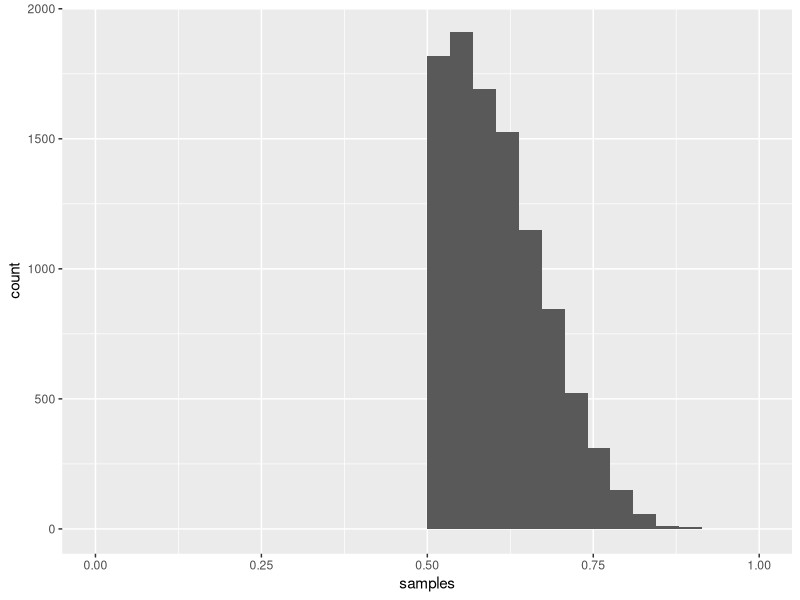
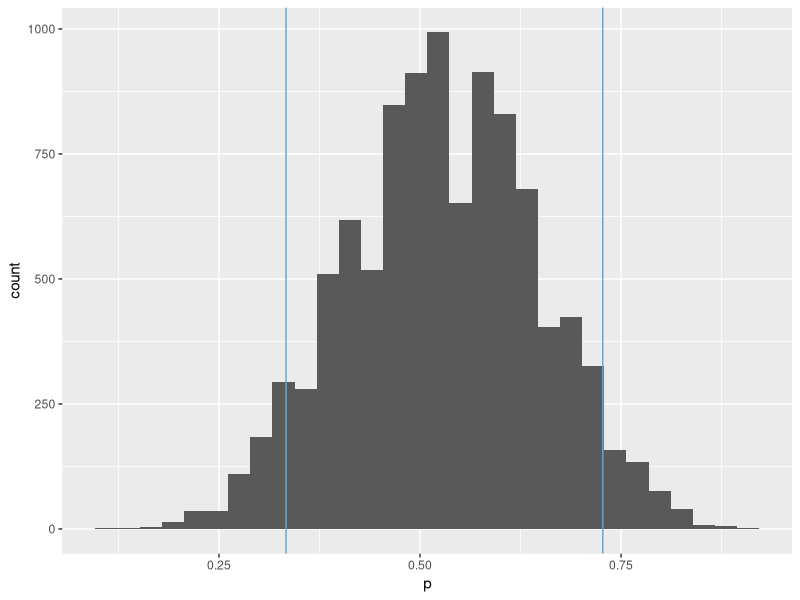
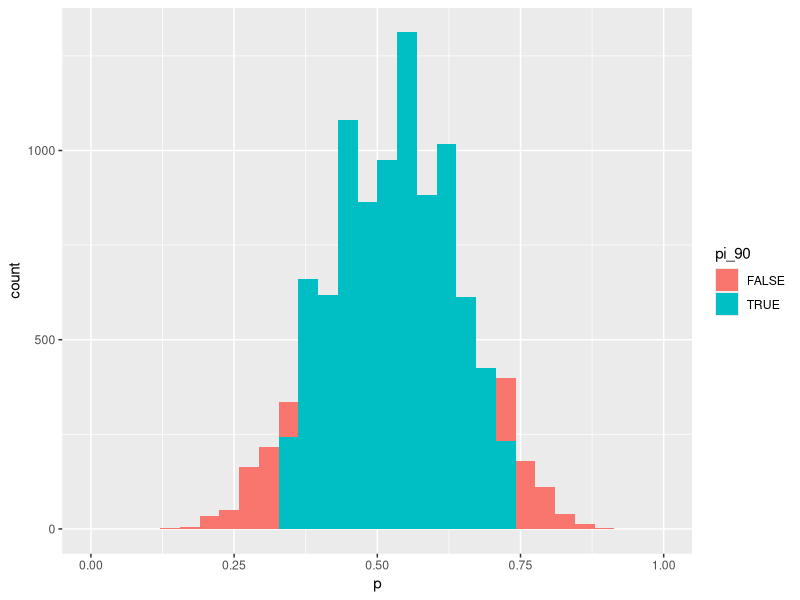
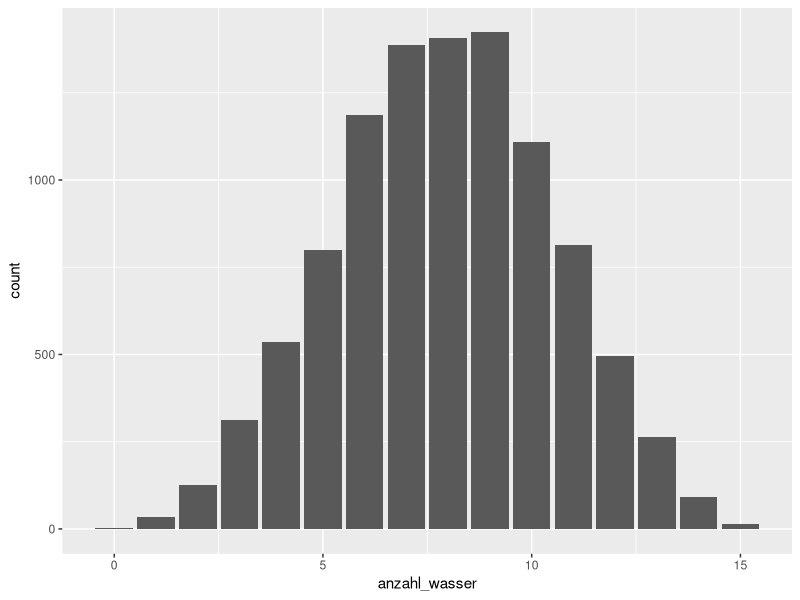
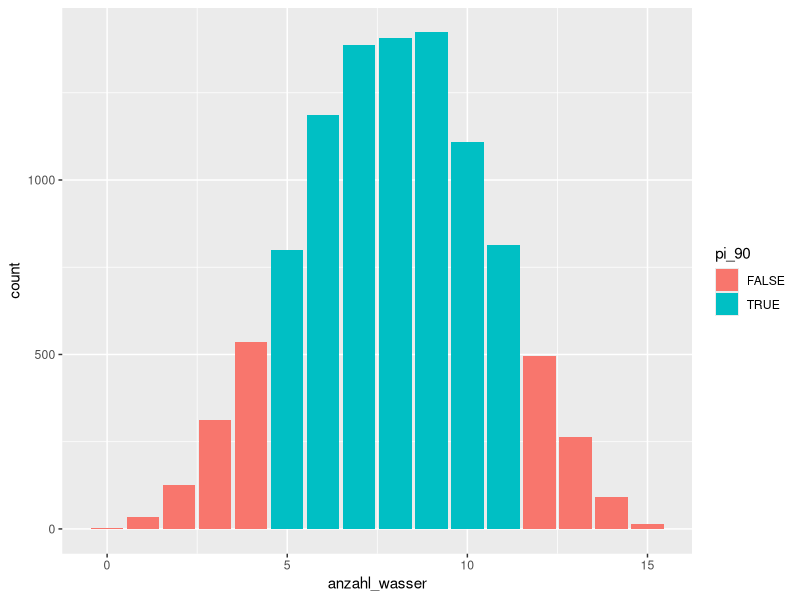

Write R code to recreate these figures, in order.
## ---- chunk 1
library(tidyverse)
## ---- chunk 2
p_grid <- seq( from=0 , to=1 , length.out=1000 ) # Gitterwerte
prior <- rep( 1 , 1000 ) # Priori-Gewichte
likelihood <- dbinom( 6 , size=9 , prob=p_grid )
unstandardisierte_posterior <- likelihood * prior
posterior <- unstandardisierte_posterior / sum(unstandardisierte_posterior)
## ---- chunk 3
# um die Zufallszahlen festzulegen, damit alle die gleichen Zufallswerte bekommen:
set.seed(100)
# Stichproben ziehen aus der Posteriori-Verteilung
samples <-
 tibble(
 p = sample( p_grid , prob=posterior, size=1e4, replace=TRUE)) %>%
 mutate(
 id = row_number())

## ---- chunk 4
PPV <-
 samples %>%
 mutate(anzahl_wasser2 = rbinom(1e4, size = 9, prob = p))

## ---- chunk 5
PPV %>%
 filter(anzahl_wasser2 == 6) %>%
 summarise(wie_oft_6_wasser = n(),
 anteil_6_wasser = wie_oft_6_wasser / nrow(samples))
## ---- chunk 6

mean(PPV$anzahl_wasser2)

PPV %>% 
  summarise(ppv_avg = mean(anzahl_wasser2),
            ppv_sd = sd(anzahl_wasser2))
  
## ---- chunk 7
p_grid <- seq(from = 0, to = 1, length.out = 1000)
prior <- case_when(
 p_grid < 0.5 ~ 0,
 p_grid >= 0.5 ~ 1)
likelihood <- dbinom(8, size = 15, prob = p_grid)
unstand_posterior <- likelihood * prior
posterior <- unstand_posterior / sum(unstand_posterior)
## ---- chunk 8
samples <- sample(p_grid, prob = posterior, size = 1e4, replace = TRUE)

post_samples <-
  tibble(
    post_stipro = samples)
## ---- chunk 9
post_samples %>% 
  ggplot(aes(x = samples)) +
  geom_histogram() +
  scale_x_continuous(limits = c(0, 1))
## ---- chunk 10
mean(samples)
sd(samples)
## ---- chunk 11
post_samples %>% 
  summarise(wasseranteil_mw = mean(post_stipro),
            wasseranteil_sd = sd(post_stipro))
## ---- chunk 12
p_grid <- seq( from=0 , to=1 , length.out=100) # Gitterwerte
prior <- rep(1, 100 ) # Priori-Gewichte
likelihood <- dbinom(8 , size= 15, prob=p_grid)
unstandardisierte_posterior <- likelihood * prior
posterior <- unstandardisierte_posterior / sum(unstandardisierte_posterior)
## ---- chunk 13
samples <-
 tibble(
 p = sample(p_grid , prob=posterior, size=1e4, replace=TRUE)) %>%
 mutate(
 id = row_number())
PPV <-
 samples %>%
 mutate( anzahl_wasser = rbinom(1e4, size = 15, prob = p))
## ---- chunk 14
samples %>% 
  ggplot(aes(x = p)) +
  geom_histogram(bins = 30) +
  geom_vline(xintercept = c(quantile(samples$p, .05),
                            quantile(samples$p, .95)), 
             color = "skyblue3")
## ---- chunk 15
samples <-
samples %>% 
   mutate(
    q_05 = case_when(
    p > quantile(p, .05) ~TRUE,
    TRUE ~ FALSE),
    q_95 = case_when(
    p < quantile(p, .95) ~TRUE,
    TRUE ~ FALSE),
    pi_90 = case_when(
      q_05 & q_95 ~ TRUE,
      TRUE ~ FALSE
    )
    )
## ---- chunk 16
samples %>% 
  ggplot(aes(x = p)) +
  geom_histogram(aes(fill = pi_90)) +
  lims(x = c(0,1))
## ---- chunk 17
PPV %>% 
  summarise(q_50 = quantile(anzahl_wasser, .5))
## ---- chunk 18
PPV %>% 
  summarise(ppv_avg = mean(anzahl_wasser))
## ---- chunk 19
PPV %>% 
  filter(anzahl_wasser == 8)
## ---- chunk 20
PPV %>% 
  ggplot() +
  aes(x = anzahl_wasser) +
  geom_bar()
## ---- chunk 21
PPV <- 
PPV %>% 
  mutate(
    q_05 = case_when(
    anzahl_wasser > quantile(anzahl_wasser, .05) ~TRUE,
    TRUE ~ FALSE),
    q_95 = case_when(
    anzahl_wasser < quantile(anzahl_wasser, .95) ~TRUE,
    TRUE ~ FALSE),
    pi_90 = case_when(
      q_05 & q_95 ~ TRUE,
      TRUE ~ FALSE
    )
    )
## ---- chunk 22
PPV %>% 
  ggplot() +
  aes(x = anzahl_wasser, fill = pi_90) +
  geom_bar()
## ---- chunk 23
PPV %>% 
  filter(anzahl_wasser <= 4)
## ---- chunk 24
draws <- 
  tibble( draws = rbinom(1e6, size = 2, prob = .7))
## ---- chunk 25
draws %>% 
  count(draws) %>% 
  mutate(prop = round(n / sum(n),2))
## ---- chunk 26
p_grid <- seq(0, 1, length.out = 1e1)
p_grid

## ---- chunk 27
prior <- 1
## ---- chunk 28
likelihood <- dbinom(x = 8, size = 15, prob = p_grid)
likelihood %>% round(2)
## ---- chunk 29
post_raw <- prior * likelihood
post_raw %>% round(2)
## ---- chunk 30
post <- post_raw / sum(post_raw)
post %>% round(2)
## ---- chunk 31
samples <-
  tibble(
    p = sample(x = p_grid , 
               prob = post, 
               size=1e4, 
               replace=TRUE))
## ---- chunk 32
samples %>% 
  summarise(wasseranteil_mw = mean(p),
            wasseranteil_sd = sd(p))
## ---- chunk 33
likelihood <- dbinom(x = 8, size = 15, prob = p_grid)
